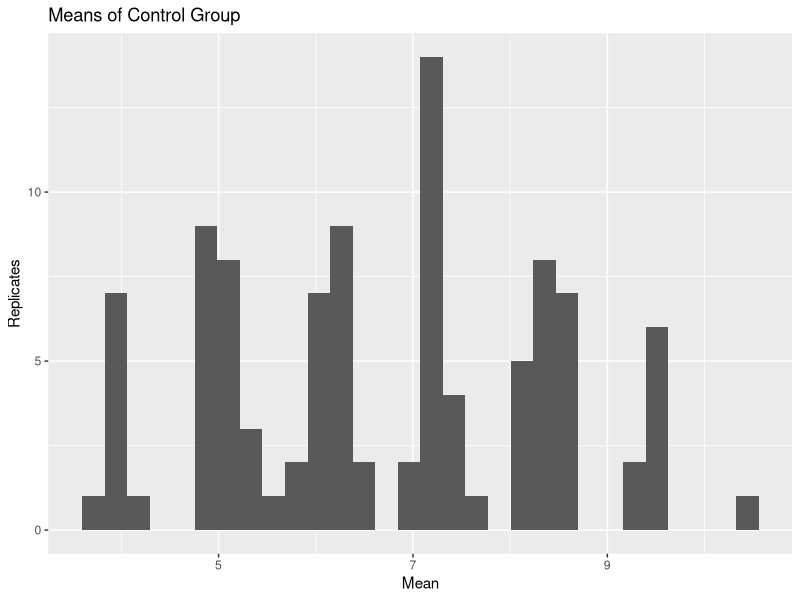
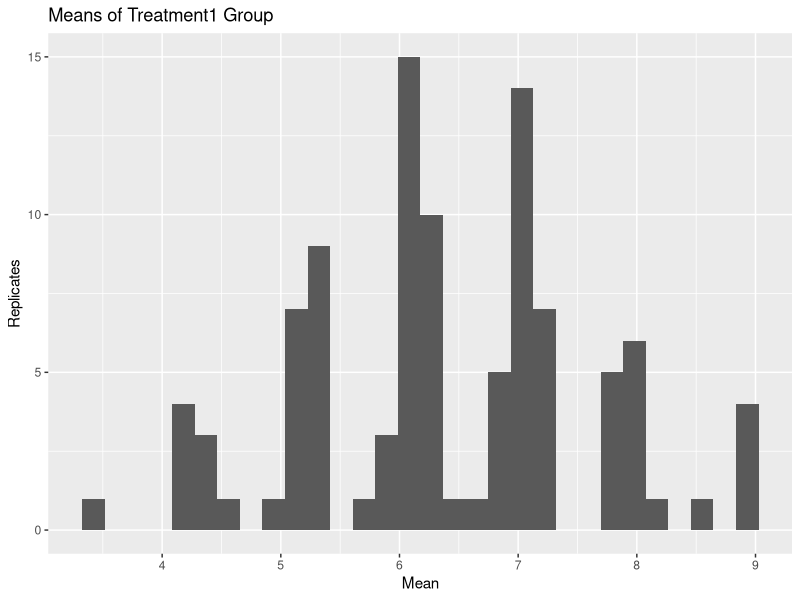
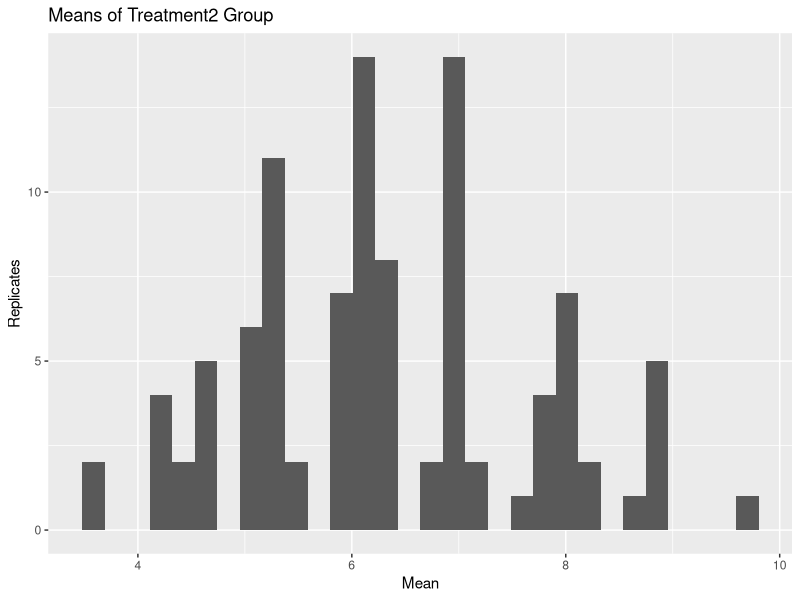

These charts were generated, in order, by the following R code:
## ---- chunk 1
knitr::opts_chunk$set(echo = TRUE)
## ---- chunk 2
zero_counts <- function(x) {
  counter <- 0  # setting up the counter variable
  
  for (i in x) {
    if (i == 0) {      
      counter <- counter + 1  # adding 1 to counter each time there is a zero in the vector
    }
  }
  
  return(counter)  # Return the final count of zeroes
}


# Testing the function..

d<- c(rep(-1:3, times=5))
print(d)
zero_counts(x=d)

## ---- chunk 3
zero_counter <- function(x){
  return(sum(x==0))# return the sum of elements in x that are equal to zero
}

#  Testing zero counter
zero_counter(x=d)

## ---- chunk 4
#######################################
# FUNCTION: matrix_builder
# packages: none
# purpose:Building a dummy matrix 
# input: two integers, x and y, representing the number of rows and column in a matrix
# output: a matrix of specified dimensions in which each element is the product of the row number x the column number y
# -------------------------------------

matrix_builder <- function(x=NULL, y=NULL) {
  if(is.null(x)) m <- matrix(data = d, nrow = 5, ncol = 5, byrow = TRUE) # setting a null to mostly to check if function works
  else{
  m <- matrix(data=outer(1:x, 1:y, "*"), # found this outer function online. It's output is a matrix that applies a specified function to elements, in this case, a multiplier
                nrow=x,
                ncol=y,
                byrow=FALSE)}
  return(m)
  }

# Testing matrix builder

matrix_builder()

matrix_builder(6,10)

## ---- chunk 5
# create treatment groups
trt_group <- c(rep("Control",4),rep("Treatment1",5), rep("Treatment2",5))

# create response variable
res <- c(runif(4) + 1, runif(5) + 10, runif(5) + 6)
print(res)
print(trt_group)

# combine into a data frame
df<- data.frame(group= trt_group, response=res)
print(df)

## ---- chunk 6
remix_var<- function(x){
  .<- data.frame(group=x[,1], response=sample(x[,2]))
  df1<- aggregate(.[,2], list(.[,1]), FUN=mean) 
  return(df1)
}

#testing remix_var

remix_var(x=df)

## ---- chunk 7
# creating an empty dataframe to hold final output

loopdf<- data.frame(RepNumber=1:100, ControlMeans= rep(NA, 100), T1Means= rep(NA, 100), T2Means= rep(NA, 100))

head(loopdf)

s<-seq(1:100) # created variable to hold number of times to carry out loo operation

for(i in seq_along(s)){ 
  . <- remix_var(x=df) 
  .<- list(ControlMeans=.[1,2],
           T1Means=.[2,2],
           T2Means=.[3,2])
  loopdf[i,2:4]<- unlist(.) #unlist and coy into last 3 columns of empty data frame
}

print(loopdf)

## ---- chunk 8

library(ggplot2)
qplot(x=loopdf$ControlMeans, geom = "histogram", xlab = "Mean", ylab = "Replicates", main = "Means of Control Group")

qplot(x=loopdf$T1Means, geom = "histogram", xlab = "Mean", ylab = "Replicates", main = "Means of Treatment1 Group")

qplot(x=loopdf$T2Means, geom = "histogram", xlab = "Mean", ylab = "Replicates", main = "Means of Treatment2 Group")

